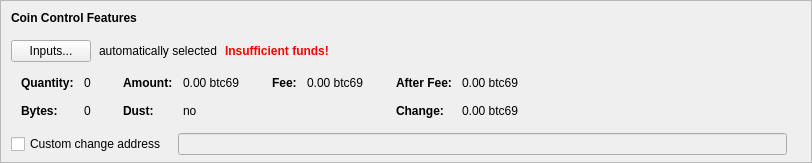
      <widget class="QFrame" name="frameCoinControl">
       <property name="sizePolicy">
        <sizepolicy hsizetype="Expanding" vsizetype="Fixed">
         <horstretch>0</horstretch>
         <verstretch>0</verstretch>
        </sizepolicy>
       </property>
       <property name="maximumSize">
        <size>
         <width>16777215</width>
         <height>16777215</height>
        </size>
       </property>
       <property name="frameShape">
        <enum>QFrame::StyledPanel</enum>
       </property>
       <property name="frameShadow">
        <enum>QFrame::Sunken</enum>
       </property>
       <layout class="QVBoxLayout" name="verticalLayoutCoinControl2">
        <property name="spacing">
         <number>0</number>
        </property>
        <property name="leftMargin">
         <number>0</number>
        </property>
        <property name="topMargin">
         <number>0</number>
        </property>
        <property name="rightMargin">
         <number>0</number>
        </property>
        <property name="bottomMargin">
         <number>6</number>
        </property>
        <item>
         <layout class="QVBoxLayout" name="verticalLayoutCoinControl" stretch="0,0,0,0,0">
          <property name="spacing">
           <number>0</number>
          </property>
          <property name="leftMargin">
           <number>10</number>
          </property>
          <property name="topMargin">
           <number>10</number>
          </property>
          <item>
           <layout class="QHBoxLayout" name="horizontalLayoutCoinControl1">
            <property name="bottomMargin">
             <number>15</number>
            </property>
            <item>
             <widget class="QLabel" name="labelCoinControlFeatures">
              <property name="sizePolicy">
               <sizepolicy hsizetype="Preferred" vsizetype="Maximum">
                <horstretch>0</horstretch>
                <verstretch>0</verstretch>
               </sizepolicy>
              </property>
              <property name="font">
               <font>
                <weight>75</weight>
                <bold>true</bold>
               </font>
              </property>
              <property name="styleSheet">
               <string notr="true">font-weight:bold;</string>
              </property>
              <property name="text">
               <string>Coin Control Features</string>
              </property>
             </widget>
            </item>
           </layout>
          </item>
          <item>
           <layout class="QHBoxLayout" name="horizontalLayoutCoinControl2" stretch="0,0,0,0">
            <property name="spacing">
             <number>8</number>
            </property>
            <property name="bottomMargin">
             <number>10</number>
            </property>
            <item>
             <widget class="QPushButton" name="pushButtonCoinControl">
              <property name="styleSheet">
               <string notr="true"/>
              </property>
              <property name="text">
               <string>Inputs...</string>
              </property>
              <property name="autoDefault">
               <bool>false</bool>
              </property>
             </widget>
            </item>
            <item>
             <widget class="QLabel" name="labelCoinControlAutomaticallySelected">
              <property name="text">
               <string>automatically selected</string>
              </property>
              <property name="margin">
               <number>5</number>
              </property>
             </widget>
            </item>
            <item>
             <widget class="QLabel" name="labelCoinControlInsuffFunds">
              <property name="font">
               <font>
                <weight>75</weight>
                <bold>true</bold>
               </font>
              </property>
              <property name="styleSheet">
               <string notr="true">color:red;font-weight:bold;</string>
              </property>
              <property name="text">
               <string>Insufficient funds!</string>
              </property>
              <property name="margin">
               <number>5</number>
              </property>
             </widget>
            </item>
            <item>
             <spacer name="horizontalSpacerCoinControl">
              <property name="orientation">
               <enum>Qt::Horizontal</enum>
              </property>
              <property name="sizeHint" stdset="0">
               <size>
                <width>40</width>
                <height>1</height>
               </size>
              </property>
             </spacer>
            </item>
           </layout>
          </item>
          <item>
           <widget class="QWidget" name="widgetCoinControl" native="true">
            <property name="sizePolicy">
             <sizepolicy hsizetype="Preferred" vsizetype="Preferred">
              <horstretch>0</horstretch>
              <verstretch>0</verstretch>
             </sizepolicy>
            </property>
            <property name="minimumSize">
             <size>
              <width>0</width>
              <height>0</height>
             </size>
            </property>
            <property name="styleSheet">
             <string notr="true"/>
            </property>
            <layout class="QHBoxLayout" name="horizontalLayoutCoinControl5">
             <property name="leftMargin">
              <number>0</number>
             </property>
             <property name="topMargin">
              <number>0</number>
             </property>
             <property name="rightMargin">
              <number>0</number>
             </property>
             <property name="bottomMargin">
              <number>0</number>
             </property>
             <item>
              <layout class="QHBoxLayout" name="horizontalLayoutCoinControl3" stretch="0,0,0,1">
               <property name="spacing">
                <number>20</number>
               </property>
               <property name="topMargin">
                <number>0</number>
               </property>
               <property name="bottomMargin">
                <number>10</number>
               </property>
               <item>
                <layout class="QFormLayout" name="formLayoutCoinControl1">
                 <property name="horizontalSpacing">
                  <number>10</number>
                 </property>
                 <property name="verticalSpacing">
                  <number>14</number>
                 </property>
                 <property name="leftMargin">
                  <number>10</number>
                 </property>
                 <property name="topMargin">
                  <number>4</number>
                 </property>
                 <property name="rightMargin">
                  <number>6</number>
                 </property>
                 <item row="0" column="0">
                  <widget class="QLabel" name="labelCoinControlQuantityText">
                   <property name="font">
                    <font>
                     <weight>75</weight>
                     <bold>true</bold>
                    </font>
                   </property>
                   <property name="text">
                    <string>Quantity:</string>
                   </property>
                   <property name="margin">
                    <number>0</number>
                   </property>
                  </widget>
                 </item>
                 <item row="0" column="1">
                  <widget class="QLabel" name="labelCoinControlQuantity">
                   <property name="cursor">
                    <cursorShape>IBeamCursor</cursorShape>
                   </property>
                   <property name="contextMenuPolicy">
                    <enum>Qt::ActionsContextMenu</enum>
                   </property>
                   <property name="text">
                    <string notr="true">0</string>
                   </property>
                   <property name="margin">
                    <number>0</number>
                   </property>
                   <property name="textInteractionFlags">
                    <set>Qt::LinksAccessibleByMouse|Qt::TextSelectableByKeyboard|Qt::TextSelectableByMouse</set>
                   </property>
                  </widget>
                 </item>
                 <item row="1" column="0">
                  <widget class="QLabel" name="labelCoinControlBytesText">
                   <property name="font">
                    <font>
                     <weight>75</weight>
                     <bold>true</bold>
                    </font>
                   </property>
                   <property name="text">
                    <string>Bytes:</string>
                   </property>
                  </widget>
                 </item>
                 <item row="1" column="1">
                  <widget class="QLabel" name="labelCoinControlBytes">
                   <property name="cursor">
                    <cursorShape>IBeamCursor</cursorShape>
                   </property>
                   <property name="contextMenuPolicy">
                    <enum>Qt::ActionsContextMenu</enum>
                   </property>
                   <property name="text">
                    <string notr="true">0</string>
                   </property>
                   <property name="textInteractionFlags">
                    <set>Qt::LinksAccessibleByMouse|Qt::TextSelectableByKeyboard|Qt::TextSelectableByMouse</set>
                   </property>
                  </widget>
                 </item>
                </layout>
               </item>
               <item>
                <layout class="QFormLayout" name="formLayoutCoinControl2">
                 <property name="horizontalSpacing">
                  <number>10</number>
                 </property>
                 <property name="verticalSpacing">
                  <number>14</number>
                 </property>
                 <property name="leftMargin">
                  <number>6</number>
                 </property>
                 <property name="topMargin">
                  <number>4</number>
                 </property>
                 <property name="rightMargin">
                  <number>6</number>
                 </property>
                 <item row="0" column="0">
                  <widget class="QLabel" name="labelCoinControlAmountText">
                   <property name="font">
                    <font>
                     <weight>75</weight>
                     <bold>true</bold>
                    </font>
                   </property>
                   <property name="text">
                    <string>Amount:</string>
                   </property>
                   <property name="margin">
                    <number>0</number>
                   </property>
                  </widget>
                 </item>
                 <item row="0" column="1">
                  <widget class="QLabel" name="labelCoinControlAmount">
                   <property name="cursor">
                    <cursorShape>IBeamCursor</cursorShape>
                   </property>
                   <property name="contextMenuPolicy">
                    <enum>Qt::ActionsContextMenu</enum>
                   </property>
                   <property name="text">
                    <string notr="true">0.00 btc69</string>
                   </property>
                   <property name="textInteractionFlags">
                    <set>Qt::LinksAccessibleByMouse|Qt::TextSelectableByKeyboard|Qt::TextSelectableByMouse</set>
                   </property>
                  </widget>
                 </item>
                 <item row="1" column="0">
                  <widget class="QLabel" name="labelCoinControlLowOutputText">
                   <property name="font">
                    <font>
                     <weight>75</weight>
                     <bold>true</bold>
                    </font>
                   </property>
                   <property name="text">
                    <string>Dust:</string>
                   </property>
                  </widget>
                 </item>
                 <item row="1" column="1">
                  <widget class="QLabel" name="labelCoinControlLowOutput">
                   <property name="cursor">
                    <cursorShape>IBeamCursor</cursorShape>
                   </property>
                   <property name="contextMenuPolicy">
                    <enum>Qt::ActionsContextMenu</enum>
                   </property>
                   <property name="text">
                    <string notr="true">no</string>
                   </property>
                   <property name="textInteractionFlags">
                    <set>Qt::LinksAccessibleByMouse|Qt::TextSelectableByKeyboard|Qt::TextSelectableByMouse</set>
                   </property>
                  </widget>
                 </item>
                </layout>
               </item>
               <item>
                <layout class="QFormLayout" name="formLayoutCoinControl3">
                 <property name="horizontalSpacing">
                  <number>10</number>
                 </property>
                 <property name="verticalSpacing">
                  <number>14</number>
                 </property>
                 <property name="leftMargin">
                  <number>6</number>
                 </property>
                 <property name="topMargin">
                  <number>4</number>
                 </property>
                 <property name="rightMargin">
                  <number>6</number>
                 </property>
                 <item row="0" column="0">
                  <widget class="QLabel" name="labelCoinControlFeeText">
                   <property name="font">
                    <font>
                     <weight>75</weight>
                     <bold>true</bold>
                    </font>
                   </property>
                   <property name="text">
                    <string>Fee:</string>
                   </property>
                   <property name="margin">
                    <number>0</number>
                   </property>
                  </widget>
                 </item>
                 <item row="0" column="1">
                  <widget class="QLabel" name="labelCoinControlFee">
                   <property name="cursor">
                    <cursorShape>IBeamCursor</cursorShape>
                   </property>
                   <property name="contextMenuPolicy">
                    <enum>Qt::ActionsContextMenu</enum>
                   </property>
                   <property name="text">
                    <string notr="true">0.00 btc69</string>
                   </property>
                   <property name="textInteractionFlags">
                    <set>Qt::LinksAccessibleByMouse|Qt::TextSelectableByKeyboard|Qt::TextSelectableByMouse</set>
                   </property>
                  </widget>
                 </item>
                </layout>
               </item>
               <item>
                <layout class="QFormLayout" name="formLayoutCoinControl4">
                 <property name="horizontalSpacing">
                  <number>10</number>
                 </property>
                 <property name="verticalSpacing">
                  <number>14</number>
                 </property>
                 <property name="leftMargin">
                  <number>6</number>
                 </property>
                 <property name="topMargin">
                  <number>4</number>
                 </property>
                 <property name="rightMargin">
                  <number>6</number>
                 </property>
                 <item row="0" column="0">
                  <widget class="QLabel" name="labelCoinControlAfterFeeText">
                   <property name="font">
                    <font>
                     <weight>75</weight>
                     <bold>true</bold>
                    </font>
                   </property>
                   <property name="text">
                    <string>After Fee:</string>
                   </property>
                   <property name="margin">
                    <number>0</number>
                   </property>
                  </widget>
                 </item>
                 <item row="0" column="1">
                  <widget class="QLabel" name="labelCoinControlAfterFee">
                   <property name="cursor">
                    <cursorShape>IBeamCursor</cursorShape>
                   </property>
                   <property name="contextMenuPolicy">
                    <enum>Qt::ActionsContextMenu</enum>
                   </property>
                   <property name="text">
                    <string notr="true">0.00 btc69</string>
                   </property>
                   <property name="textInteractionFlags">
                    <set>Qt::LinksAccessibleByMouse|Qt::TextSelectableByKeyboard|Qt::TextSelectableByMouse</set>
                   </property>
                  </widget>
                 </item>
                 <item row="1" column="0">
                  <widget class="QLabel" name="labelCoinControlChangeText">
                   <property name="font">
                    <font>
                     <weight>75</weight>
                     <bold>true</bold>
                    </font>
                   </property>
                   <property name="text">
                    <string>Change:</string>
                   </property>
                  </widget>
                 </item>
                 <item row="1" column="1">
                  <widget class="QLabel" name="labelCoinControlChange">
                   <property name="cursor">
                    <cursorShape>IBeamCursor</cursorShape>
                   </property>
                   <property name="contextMenuPolicy">
                    <enum>Qt::ActionsContextMenu</enum>
                   </property>
                   <property name="text">
                    <string notr="true">0.00 btc69</string>
                   </property>
                   <property name="textInteractionFlags">
                    <set>Qt::LinksAccessibleByMouse|Qt::TextSelectableByKeyboard|Qt::TextSelectableByMouse</set>
                   </property>
                  </widget>
                 </item>
                </layout>
               </item>
              </layout>
             </item>
            </layout>
           </widget>
          </item>
          <item>
           <layout class="QHBoxLayout" name="horizontalLayoutCoinControl4" stretch="0,0,0">
            <property name="spacing">
             <number>12</number>
            </property>
            <property name="sizeConstraint">
             <enum>QLayout::SetDefaultConstraint</enum>
            </property>
            <property name="topMargin">
             <number>5</number>
            </property>
            <property name="rightMargin">
             <number>5</number>
            </property>
            <item>
             <widget class="QCheckBox" name="checkBoxCoinControlChange">
              <property name="toolTip">
               <string>If this is activated, but the change address is empty or invalid, change will be sent to a newly generated address.</string>
              </property>
              <property name="text">
               <string>Custom change address</string>
              </property>
             </widget>
            </item>
            <item>
             <widget class="QValidatedLineEdit" name="lineEditCoinControlChange">
              <property name="enabled">
               <bool>false</bool>
              </property>
              <property name="sizePolicy">
               <sizepolicy hsizetype="Expanding" vsizetype="Fixed">
                <horstretch>0</horstretch>
                <verstretch>0</verstretch>
               </sizepolicy>
              </property>
             </widget>
            </item>
            <item>
             <widget class="QLabel" name="labelCoinControlChangeLabel">
              <property name="sizePolicy">
               <sizepolicy hsizetype="Preferred" vsizetype="Expanding">
                <horstretch>0</horstretch>
                <verstretch>0</verstretch>
               </sizepolicy>
              </property>
              <property name="minimumSize">
               <size>
                <width>0</width>
                <height>0</height>
               </size>
              </property>
              <property name="text">
               <string/>
              </property>
              <property name="margin">
               <number>3</number>
              </property>
             </widget>
            </item>
           </layout>
          </item>
          <item>
           <spacer name="verticalSpacerCoinControl">
            <property name="orientation">
             <enum>Qt::Vertical</enum>
            </property>
            <property name="sizeHint" stdset="0">
             <size>
              <width>800</width>
              <height>1</height>
             </size>
            </property>
           </spacer>
          </item>
         </layout>
        </item>
       </layout>
      </widget>
